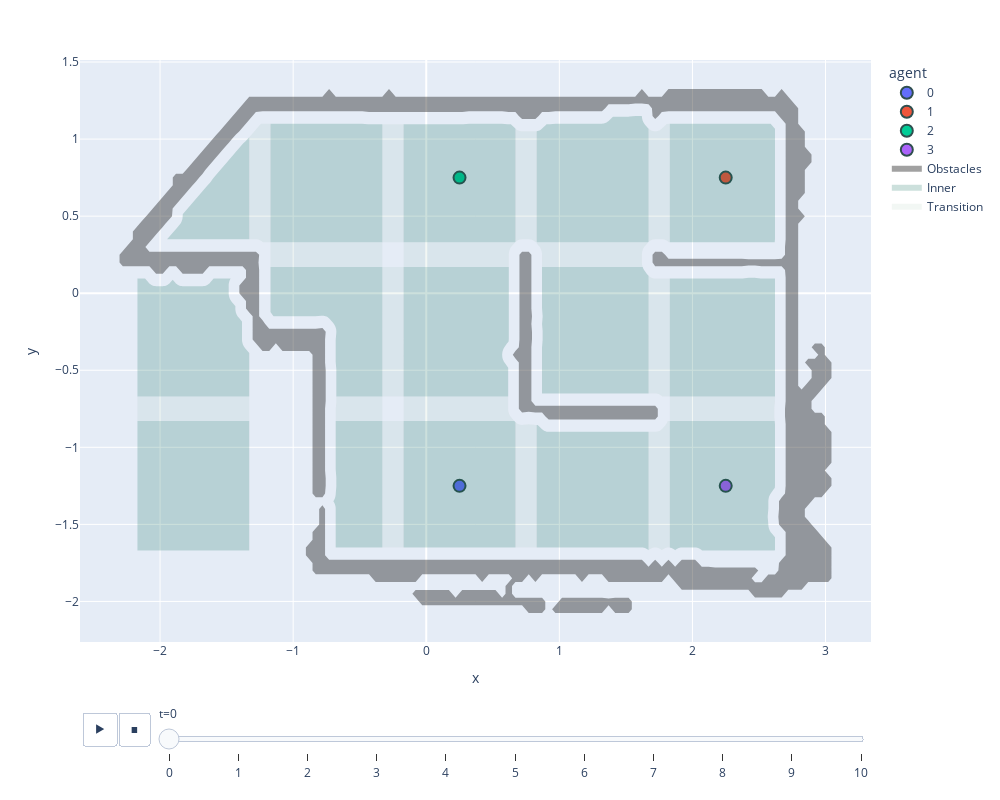

Notebook code for this chart:
### Code cell
import plotly.graph_objects as go


#df = pd.DataFrame(dict(x=[0], y=[0]))
fig = px.scatter(df, x="x", y="y", animation_frame='t', animation_group="agent", color="agent", hover_name="agent")
fig.update_traces(marker=dict(size=12,
                              line=dict(width=2,
                                        color='DarkSlateGrey')))
showlegend = True
#fig.update_layout(showlegend=False)
obs = env._obstacles.geoms
for o in obs:
    xy = o.exterior.xy
    fig.add_trace(go.Scatter(x=list(xy[0]), y=list(xy[1]), fill="toself", fillcolor="rgba(20,20,20,0.4)", name="Obstacles", showlegend=showlegend, mode="text"))
    showlegend = False
    
inner = [n['geometry'].inner for _, n in env.g.nodes(data=True)]
showlegend = True

for i in inner:
    xy = i.exterior.xy
    fig.add_trace(go.Scatter(x=list(xy[0]), y=list(xy[1]), fill="toself", fillcolor="rgba(0,100,80,0.2)", name="Inner", showlegend=showlegend, mode="text"))
    showlegend = False
    
inner = [n['geometry'].borderPoly for *_, n in env.g.edges(data=True)]
showlegend = True
for i in inner:
    xy = i.exterior.xy
    fig.add_trace(go.Scatter(x=list(xy[0]), y=list(xy[1]), fill="toself", fillcolor="rgba(0,100,40,0.05)", name="Transition", showlegend=showlegend, mode="text"))
    showlegend = False
fig.update_layout(width=1000, height=800)
fig.show()

### Figure 1 — Plotly figure (JSON) as saved in the notebook; plotly's stock layout.template omitted (floating-point values rounded to 4 significant figures; data arrays with more than 128 entries replaced by an {"elided": "..."} marker saying what was removed)
{"data": [{"hovertemplate": "<b>%{hovertext}</b><br><br>agent=0<br>t=0<br>x=%{x}<br>y=%{y}<extra></extra>", "hovertext": [0], "ids": [0], "legendgroup": "0", "marker": {"color": "#636efa", "line": {"color": "DarkSlateGrey", "width": 2}, "size": 12, "symbol": "circle"}, "mode": "markers", "name": "0", "orientation": "v", "showlegend": true, "type": "scatter", "x": [0.25], "xaxis": "x", "y": [-1.25], "yaxis": "y"}, {"hovertemplate": "<b>%{hovertext}</b><br><br>agent=1<br>t=0<br>x=%{x}<br>y=%{y}<extra></extra>", "hovertext": [1], "ids": [1], "legendgroup": "1", "marker": {"color": "#EF553B", "line": {"color": "DarkSlateGrey", "width": 2}, "size": 12, "symbol": "circle"}, "mode": "markers", "name": "1", "orientation": "v", "showlegend": true, "type": "scatter", "x": [2.25], "xaxis": "x", "y": [0.75], "yaxis": "y"}, {"hovertemplate": "<b>%{hovertext}</b><br><br>agent=2<br>t=0<br>x=%{x}<br>y=%{y}<extra></extra>", "hovertext": [2], "ids": [2], "legendgroup": "2", "marker": {"color": "#00cc96", "line": {"color": "DarkSlateGrey", "width": 2}, "size": 12, "symbol": "circle"}, "mode": "markers", "name": "2", "orientation": "v", "showlegend": true, "type": "scatter", "x": [0.25], "xaxis": "x", "y": [0.75], "yaxis": "y"}, {"hovertemplate": "<b>%{hovertext}</b><br><br>agent=3<br>t=0<br>x=%{x}<br>y=%{y}<extra></extra>", "hovertext": [3], "ids": [3], "legendgroup": "3", "marker": {"color": "#ab63fa", "line": {"color": "DarkSlateGrey", "width": 2}, "size": 12, "symbol": "circle"}, "mode": "markers", "name": "3", "orientation": "v", "showlegend": true, "type": "scatter", "x": [2.25], "xaxis": "x", "y": [-1.25], "yaxis": "y"}, {"fill": "toself", "fillcolor": "rgba(20,20,20,0.4)", "mode": "text", "name": "Obstacles", "showlegend": true, "type": "scatter", "x": [1.47, 1.42, 1.396, 1.37, 1.344, 1.32, 1.27, 1.22, 1.17, 1.12, 1.07, 1.02, 0.97, 0.9456, 0.97, 0.9956, 1.02, 1.07, 1.12, 1.17, 1.22, 1.27, 1.32, 1.37, 1.42, 1.47, 1.52, 1.544, 1.544, 1.52, 1.47], "y": [-2.074, -2.074, -2.05, -2.024, -2.05, -2.074, -2.074, -2.074, -2.074, -2.074, -2.074, -2.074, -2.074, -2.05, -2.026, -2, -1.976, -1.976, -1.976, -1.976, -1.976, -1.976, -1.976, -1.98, -1.976, -1.976, -1.976, -2, -2.05, -2.074, -2.074]}, {"fill": "toself", "fillcolor": "rgba(20,20,20,0.4)", "mode": "text", "name": "Obstacles", "showlegend": false, "type": "scatter", "x": {"elided": "841 float values"}, "y": {"elided": "841 float values"}}, {"fill": "toself", "fillcolor": "rgba(20,20,20,0.4)", "mode": "text", "name": "Obstacles", "showlegend": false, "type": "scatter", "x": [1.62, 1.57, 1.52, 1.47, 1.42, 1.37, 1.32, 1.27, 1.22, 1.17, 1.12, 1.07, 1.02, 0.97, 0.92, 0.8956, 0.87, 0.82, 0.77, 0.72, 0.6956, 0.6956, 0.6956, 0.6956, 0.6956, 0.6956, 0.6956, 0.67, 0.6503, 0.67, 0.6956, 0.7003, 0.7003, 0.7003, 0.7003, 0.7003, 0.7003, 0.7003, 0.7003, 0.7003, 0.7003, 0.7003, 0.7003, 0.72, 0.77, 0.7897, 0.7897, 0.7897, 0.7897, 0.7897, 0.7897, 0.7897, 0.7897, 0.7944, 0.7897, 0.7944, 0.7944, 0.7897, 0.7897, 0.7897, 0.7897, 0.7897, 0.7897, 0.7897, 0.7897, 0.82, 0.87, 0.92, 0.97, 1.02, 1.07, 1.12, 1.17, 1.22, 1.27, 1.32, 1.37, 1.42, 1.47, 1.52, 1.57, 1.62, 1.67, 1.72, 1.74, 1.74, 1.72, 1.67, 1.62], "y": [-0.8197, -0.8197, -0.8197, -0.8197, -0.8197, -0.8197, -0.8197, -0.8197, -0.8197, -0.8197, -0.8197, -0.8197, -0.8197, -0.8197, -0.8197, -0.8, -0.7744, -0.7744, -0.7697, -0.7744, -0.75, -0.7, -0.65, -0.6, -0.55, -0.5, -0.45, -0.4244, -0.4, -0.3756, -0.35, -0.3, -0.25, -0.2, -0.15, -0.1, -0.05, 0, 0.05, 0.1, 0.15, 0.2, 0.25, 0.2697, 0.2697, 0.25, 0.2, 0.15, 0.1, 0.05, 0, -0.05, -0.1, -0.15, -0.2, -0.25, -0.3, -0.35, -0.4, -0.45, -0.5, -0.55, -0.6, -0.65, -0.7, -0.7303, -0.7303, -0.7303, -0.7303, -0.7303, -0.7303, -0.7303, -0.7303, -0.7303, -0.7303, -0.7303, -0.7303, -0.7303, -0.7303, -0.7303, -0.7303, -0.7303, -0.7303, -0.7303, -0.75, -0.8, -0.8197, -0.8197, -0.8197]}, {"fill": "toself", "fillcolor": "rgba(0,100,80,0.2)", "mode": "text", "name": "Inner", "showlegend": true, "type": "scatter", "x": [-1.33, -1.33, -2.17, -2.17, -1.33], "y": [-0.83, -1.67, -1.67, -0.83, -0.83]}, {"fill": "toself", "fillcolor": "rgba(0,100,80,0.2)", "mode": "text", "name": "Inner", "showlegend": false, "type": "scatter", "x": [-1.947, -1.873, -1.854, -1.848, -1.844, -1.84, -1.836, -1.834, -1.832, -1.831, -1.829, -1.823, -1.799, -1.773, -1.749, -1.723, -1.699, -1.673, -1.649, -1.623, -1.618, -1.601, -1.523, -1.504, -1.473, -1.454, -1.423, -1.404, -1.376, -1.355, -1.349, -1.33, -1.33, -1.947], "y": [0.3497, 0.4237, 0.4434, 0.4493, 0.4556, 0.4624, 0.4696, 0.477, 0.4847, 0.4925, 0.5138, 0.519, 0.5434, 0.569, 0.5934, 0.619, 0.6434, 0.669, 0.6934, 0.719, 0.7254, 0.7464, 0.8237, 0.8434, 0.8737, 0.8934, 0.9237, 0.9434, 0.9707, 0.9877, 0.9934, 1.012, 0.3497, 0.3497]}, {"fill": "toself", "fillcolor": "rgba(0,100,80,0.2)", "mode": "text", "name": "Inner", "showlegend": false, "type": "scatter", "x": [-2.17, -2.113, -2.111, -2.087, -2.081, -2.074, -2.068, -2.061, -2.053, -2.046, -2.038, -2.03, -1.98, -1.972, -1.964, -1.957, -1.949, -1.942, -1.936, -1.929, -1.923, -1.905, -1.887, -1.881, -1.874, -1.868, -1.861, -1.853, -1.846, -1.838, -1.83, -1.68, -1.672, -1.664, -1.657, -1.649, -1.642, -1.636, -1.629, -1.623, -1.599, -1.597, -1.47, -1.471, -1.475, -1.478, -1.481, -1.483, -1.484, -1.484, -1.484, -1.484, -1.483, -1.481, -1.478, -1.475, -1.471, -1.466, -1.461, -1.437, -1.434, -1.434, -1.434, -1.433, -1.431, -1.428, -1.425, -1.421, -1.416, -1.411, -1.384, -1.384, -1.384, -1.383, -1.381, -1.378, -1.375, -1.371, -1.366, -1.361, -1.33, -1.33, -2.17, -2.17], "y": [0.09561, 0.09561, 0.09343, 0.06904, 0.06377, 0.05909, 0.05506, 0.0517, 0.04905, 0.04715, 0.04599, 0.04561, 0.04561, 0.04599, 0.04715, 0.04905, 0.0517, 0.05506, 0.05909, 0.06377, 0.06904, 0.08747, 0.06904, 0.06377, 0.05909, 0.05506, 0.0517, 0.04905, 0.04715, 0.04599, 0.04561, 0.04561, 0.04599, 0.04715, 0.04905, 0.0517, 0.05506, 0.05909, 0.06377, 0.06904, 0.09343, 0.09561, 0.09561, 0.09445, 0.08771, 0.08061, 0.07322, 0.06561, 0.05784, 0.05, 0, -0.007841, -0.01561, -0.02322, -0.03061, -0.03771, -0.04445, -0.05075, -0.05657, -0.08096, -0.08314, -0.1, -0.1078, -0.1156, -0.1232, -0.1306, -0.1377, -0.1444, -0.1508, -0.1566, -0.1831, -0.3, -0.3078, -0.3156, -0.3232, -0.3306, -0.3377, -0.3444, -0.3508, -0.3566, -0.3875, -0.67, -0.67, 0.09561]}, {"fill": "toself", "fillcolor": "rgba(0,100,80,0.2)", "mode": "text", "name": "Inner", "showlegend": false, "type": "scatter", "x": [1.83, 1.83, 2.618, 2.62, 2.62, 2.619, 2.613, 2.608, 2.588, 2.583, 2.58, 2.576, 2.574, 2.572, 2.571, 2.57, 2.57, 2.566, 2.566, 2.566, 2.571, 2.572, 2.574, 2.576, 2.58, 2.584, 2.588, 2.594, 2.62, 2.62, 2.617, 2.073, 2.07, 2.064, 2.057, 2.05, 2.043, 2.035, 2.028, 2.02, 1.92, 1.912, 1.905, 1.897, 1.89, 1.883, 1.876, 1.87, 1.864, 1.857, 1.85, 1.843, 1.835, 1.83], "y": [-1.651, -0.83, -0.83, -0.8538, -1.246, -1.264, -1.269, -1.275, -1.3, -1.306, -1.313, -1.32, -1.327, -1.335, -1.342, -1.35, -1.396, -1.443, -1.45, -1.457, -1.507, -1.515, -1.523, -1.53, -1.538, -1.544, -1.551, -1.557, -1.583, -1.667, -1.67, -1.67, -1.668, -1.663, -1.66, -1.656, -1.654, -1.652, -1.651, -1.65, -1.65, -1.651, -1.652, -1.654, -1.656, -1.66, -1.663, -1.668, -1.663, -1.66, -1.656, -1.654, -1.652, -1.651]}, {"fill": "toself", "fillcolor": "rgba(0,100,80,0.2)", "mode": "text", "name": "Inner", "showlegend": false, "type": "scatter", "x": [1.83, 2.587, 2.594, 2.613, 2.62, 2.62, 2.618, 1.83, 1.83], "y": [1.1, 1.1, 1.093, 1.074, 1.067, 0.3538, 0.33, 0.33, 1.1]}, {"fill": "toself", "fillcolor": "rgba(0,100,80,0.2)", "mode": "text", "name": "Inner", "showlegend": false, "type": "scatter", "x": [1.83, 1.83, 2.37, 2.377, 2.424, 2.466, 2.513, 2.52, 2.62, 2.62, 1.83], "y": [-0.67, 0.09561, 0.09561, 0.09596, 0.1003, 0.1003, 0.09596, 0.09561, 0.09561, -0.67, -0.67]}, {"fill": "toself", "fillcolor": "rgba(0,100,80,0.2)", "mode": "text", "name": "Inner", "showlegend": false, "type": "scatter", "x": [-0.6979, -0.6935, -0.6895, -0.6862, -0.6836, -0.6818, -0.6807, -0.676, -0.6756, -0.6756, -0.676, -0.6803, -0.6803, -0.33, -0.33, -0.6803, -0.6803, -0.6807, -0.6818, -0.6837, -0.6863, -0.6895, -0.6935, -0.6979], "y": [-1.35, -1.344, -1.337, -1.33, -1.323, -1.315, -1.307, -1.257, -1.25, -1.2, -1.193, -1.146, -0.83, -0.83, -1.65, -1.65, -1.4, -1.392, -1.385, -1.377, -1.37, -1.363, -1.356, -1.35]}, {"fill": "toself", "fillcolor": "rgba(0,100,80,0.2)", "mode": "text", "name": "Inner", "showlegend": false, "type": "scatter", "x": [-0.17, -0.17, 0.6625, 0.6634, 0.6692, 0.67, 0.67, -0.17], "y": [-1.65, -0.83, -0.83, -0.831, -0.8362, -0.8368, -1.65, -1.65]}, {"fill": "toself", "fillcolor": "rgba(0,100,80,0.2)", "mode": "text", "name": "Inner", "showlegend": false, "type": "scatter", "x": [0.83, 0.83, 0.8369, 0.839, 0.8454, 0.8698, 0.876, 0.8827, 0.8897, 0.897, 0.9046, 0.9123, 0.92, 1.67, 1.67, 1.664, 1.657, 1.65, 1.643, 1.635, 1.628, 1.62, 0.83], "y": [-1.65, -0.8544, -0.8544, -0.8566, -0.8623, -0.8819, -0.8865, -0.8905, -0.8937, -0.8963, -0.8982, -0.8993, -0.8997, -0.8997, -1.668, -1.663, -1.66, -1.656, -1.654, -1.652, -1.651, -1.65, -1.65]}, {"fill": "toself", "fillcolor": "rgba(0,100,80,0.2)", "mode": "text", "name": "Inner", "showlegend": false, "type": "scatter", "x": [0.83, 0.83, 0.8354, 0.843, 0.8503, 0.8573, 0.864, 0.8702, 0.8946, 0.901, 0.9031, 0.92, 0.9275, 0.9738, 1.32, 1.328, 1.335, 1.343, 1.35, 1.357, 1.364, 1.37, 1.395, 1.401, 1.403, 1.52, 1.527, 1.574, 1.616, 1.62, 1.621, 1.622, 1.624, 1.626, 1.63, 1.634, 1.638, 1.644, 1.663, 1.669, 1.67, 1.67, 1.669, 1.668, 0.83], "y": [0.33, 1.051, 1.052, 1.054, 1.056, 1.06, 1.063, 1.068, 1.088, 1.093, 1.096, 1.096, 1.096, 1.1, 1.1, 1.101, 1.102, 1.104, 1.106, 1.11, 1.113, 1.118, 1.138, 1.143, 1.146, 1.146, 1.146, 1.15, 1.15, 1.15, 1.143, 1.135, 1.127, 1.12, 1.112, 1.106, 1.099, 1.093, 1.074, 1.069, 1.068, 0.3321, 0.3315, 0.33, 0.33]}, {"fill": "toself", "fillcolor": "rgba(0,100,80,0.2)", "mode": "text", "name": "Inner", "showlegend": false, "type": "scatter", "x": [-0.17, 0.27, 0.2775, 0.3238, 0.5662, 0.6125, 0.62, 0.6369, 0.639, 0.6454, 0.6698, 0.67, 0.67, 0.6692, 0.6676, -0.17, -0.17], "y": [1.096, 1.096, 1.096, 1.1, 1.1, 1.096, 1.096, 1.096, 1.093, 1.088, 1.068, 1.068, 0.3321, 0.3315, 0.33, 0.33, 1.096]}, {"fill": "toself", "fillcolor": "rgba(0,100,80,0.2)", "mode": "text", "name": "Inner", "showlegend": false, "type": "scatter", "x": [-1.17, -0.4838, -0.4375, -0.43, -0.33, -0.33, -1.17, -1.17], "y": [1.1, 1.1, 1.096, 1.096, 1.096, 0.33, 0.33, 1.1]}, {"fill": "toself", "fillcolor": "rgba(0,100,80,0.2)", "mode": "text", "name": "Inner", "showlegend": false, "type": "scatter", "x": [0.8697, 0.8697, 0.874, 0.8744, 0.8744, 0.874, 0.87, 0.874, 0.8744, 0.874, 0.8697, 0.8697, 1.626, 1.626, 1.63, 1.633, 1.638, 1.658, 1.663, 1.669, 1.67, 1.67, 0.8697], "y": [-0.6503, -0.3538, -0.3075, -0.3, -0.25, -0.2425, -0.2, -0.1575, -0.15, -0.1425, -0.09624, 0.17, 0.17, 0.1697, 0.1627, 0.156, 0.1498, 0.1254, 0.1195, 0.1141, 0.1132, -0.6503, -0.6503]}, {"fill": "toself", "fillcolor": "rgba(0,100,80,0.2)", "mode": "text", "name": "Inner", "showlegend": false, "type": "scatter", "x": [-0.17, -0.17, 0.6203, 0.6203, 0.6187, 0.6134, 0.6077, 0.5881, 0.5835, 0.5795, 0.5763, 0.5737, 0.5718, 0.5707, 0.5703, 0.5707, 0.5718, 0.5737, 0.5763, 0.5795, 0.5835, 0.5881, 0.6077, 0.6134, 0.6156, 0.6156, -0.17], "y": [-0.67, 0.17, 0.17, -0.2962, -0.3138, -0.319, -0.3254, -0.3498, -0.356, -0.3627, -0.3697, -0.377, -0.3846, -0.3923, -0.4, -0.4077, -0.4154, -0.423, -0.4303, -0.4373, -0.444, -0.4502, -0.4746, -0.481, -0.4831, -0.67, -0.67]}, {"fill": "toself", "fillcolor": "rgba(0,100,80,0.2)", "mode": "text", "name": "Inner", "showlegend": false, "type": "scatter", "x": [-1.17, -1.17, -0.33, -0.33, -0.6756, -0.6756, -0.676, -0.6803, -0.6803, -0.676, -0.6756, -0.676, -0.6772, -0.6791, -0.6818, -0.6851, -0.6891, -0.6938, -0.699, -0.7234, -0.7292, -0.7355, -0.7422, -0.7492, -0.7566, -0.7642, -0.7719, -0.7797, -0.7875, -0.8338, -1.147, -1.151, -1.168, -1.17], "y": [-0.1229, 0.17, 0.17, -0.67, -0.67, -0.5, -0.4925, -0.4462, -0.3038, -0.2575, -0.2497, -0.2419, -0.2342, -0.2266, -0.2192, -0.2122, -0.2055, -0.1992, -0.1934, -0.169, -0.1638, -0.1591, -0.1551, -0.1518, -0.1491, -0.1472, -0.146, -0.1456, -0.146, -0.1503, -0.1503, -0.1464, -0.1254, -0.1229]}, {"fill": "toself", "fillcolor": "rgba(0,100,40,0.05)", "mode": "text", "name": "Transition", "showlegend": true, "type": "scatter", "x": [-1.33, -2.17, -2.17, -1.33, -1.33], "y": [-0.83, -0.83, -0.67, -0.67, -0.83]}, {"fill": "toself", "fillcolor": "rgba(0,100,40,0.05)", "mode": "text", "name": "Transition", "showlegend": false, "type": "scatter", "x": [-1.299, -1.273, -1.249, -1.244, -1.243, -1.226, -1.17, -1.17, -1.227, -1.23, -1.236, -1.243, -1.25, -1.257, -1.265, -1.272, -1.28, -1.33, -1.33, -1.323, -1.299], "y": [1.043, 1.069, 1.093, 1.099, 1.099, 1.1, 1.1, 0.33, 0.33, 0.3319, 0.3365, 0.3405, 0.3437, 0.3463, 0.3482, 0.3493, 0.3497, 0.3497, 1.012, 1.019, 1.043]}, {"fill": "toself", "fillcolor": "rgba(0,100,40,0.05)", "mode": "text", "name": "Transition", "showlegend": false, "type": "scatter", "x": [2.62, 2.616, 2.616, 2.616, 2.616, 2.62, 2.618, 1.83, 1.83, 2.62, 2.62], "y": [-0.6962, -0.7425, -0.75, -0.8, -0.8075, -0.8538, -0.83, -0.83, -0.67, -0.67, -0.6962]}, {"fill": "toself", "fillcolor": "rgba(0,100,40,0.05)", "mode": "text", "name": "Transition", "showlegend": false, "type": "scatter", "x": [1.72, 1.728, 1.736, 1.743, 1.751, 1.758, 1.764, 1.771, 1.777, 1.796, 1.802, 1.806, 1.81, 1.814, 1.814, 1.83, 1.83, 1.828, 1.82, 1.812, 1.805, 1.797, 1.79, 1.783, 1.776, 1.77, 1.764, 1.757, 1.75, 1.743, 1.735, 1.728, 1.72, 1.712, 1.705, 1.697, 1.69, 1.683, 1.676, 1.67, 1.664, 1.67, 1.67, 1.72], "y": [-0.8997, -0.8993, -0.8981, -0.8962, -0.8936, -0.8902, -0.8862, -0.8815, -0.8763, -0.8566, -0.8508, -0.8444, -0.8377, -0.8306, -0.83, -0.83, -1.651, -1.651, -1.65, -1.651, -1.652, -1.654, -1.656, -1.66, -1.663, -1.668, -1.663, -1.66, -1.656, -1.654, -1.652, -1.651, -1.65, -1.651, -1.652, -1.654, -1.656, -1.66, -1.663, -1.668, -1.663, -1.668, -0.8997, -0.8997]}, {"fill": "toself", "fillcolor": "rgba(0,100,40,0.05)", "mode": "text", "name": "Transition", "showlegend": false, "type": "scatter", "x": [1.675, 1.682, 1.689, 1.697, 1.704, 1.712, 1.72, 1.727, 1.735, 1.743, 1.75, 1.757, 1.764, 1.77, 1.795, 1.801, 1.806, 1.824, 1.83, 1.83, 1.823, 1.82, 1.814, 1.807, 1.8, 1.793, 1.785, 1.778, 1.77, 1.72, 1.712, 1.704, 1.697, 1.689, 1.682, 1.676, 1.669, 1.67, 1.67, 1.669, 1.675], "y": [1.064, 1.06, 1.056, 1.054, 1.052, 1.051, 1.05, 1.051, 1.052, 1.054, 1.056, 1.059, 1.063, 1.068, 1.088, 1.093, 1.099, 1.1, 1.1, 0.33, 0.33, 0.3319, 0.3365, 0.3405, 0.3437, 0.3463, 0.3482, 0.3493, 0.3497, 0.3497, 0.3493, 0.3481, 0.3462, 0.3436, 0.3402, 0.3362, 0.3315, 0.3321, 1.068, 1.069, 1.064]}, {"fill": "toself", "fillcolor": "rgba(0,100,40,0.05)", "mode": "text", "name": "Transition", "showlegend": false, "type": "scatter", "x": [1.675, 1.682, 1.689, 1.697, 1.704, 1.712, 1.72, 1.83, 1.83, 1.772, 1.771, 1.764, 1.758, 1.751, 1.743, 1.736, 1.728, 1.72, 1.67, 1.67, 1.675], "y": [0.1093, 0.1052, 0.1018, 0.09912, 0.09718, 0.096, 0.09561, 0.09561, -0.67, -0.67, -0.6685, -0.6638, -0.6598, -0.6564, -0.6538, -0.6519, -0.6507, -0.6503, -0.6503, 0.1132, 0.1093]}, {"fill": "toself", "fillcolor": "rgba(0,100,40,0.05)", "mode": "text", "name": "Transition", "showlegend": false, "type": "scatter", "x": [-0.33, -0.33, -0.17, -0.17, -0.33], "y": [-1.65, -0.83, -0.83, -1.65, -1.65]}, {"fill": "toself", "fillcolor": "rgba(0,100,40,0.05)", "mode": "text", "name": "Transition", "showlegend": false, "type": "scatter", "x": [-0.33, -0.6803, -0.6803, -0.676, -0.6756, -0.6756, -0.33, -0.33], "y": [-0.83, -0.83, -0.7538, -0.7075, -0.7, -0.67, -0.67, -0.83]}, {"fill": "toself", "fillcolor": "rgba(0,100,40,0.05)", "mode": "text", "name": "Transition", "showlegend": false, "type": "scatter", "x": [0.6822, 0.6892, 0.6966, 0.7042, 0.7119, 0.7197, 0.7275, 0.7575, 0.77, 0.8125, 0.82, 0.83, 0.83, 0.67, 0.67, 0.6692, 0.6755, 0.6822], "y": [-0.8449, -0.8482, -0.8509, -0.8528, -0.854, -0.8544, -0.854, -0.8512, -0.85, -0.854, -0.8544, -0.8544, -1.65, -1.65, -0.8368, -0.8362, -0.8409, -0.8449]}, {"fill": "toself", "fillcolor": "rgba(0,100,40,0.05)", "mode": "text", "name": "Transition", "showlegend": false, "type": "scatter", "x": [0.6156, 0.616, 0.6171, 0.6191, 0.6217, 0.6251, 0.6291, 0.6338, 0.639, 0.6625, -0.17, -0.17, 0.6156, 0.6156], "y": [-0.75, -0.7578, -0.7656, -0.7732, -0.7806, -0.7877, -0.7944, -0.8008, -0.8066, -0.83, -0.83, -0.67, -0.67, -0.75]}, {"fill": "toself", "fillcolor": "rgba(0,100,40,0.05)", "mode": "text", "name": "Transition", "showlegend": false, "type": "scatter", "x": [0.676, 0.6827, 0.6897, 0.697, 0.7046, 0.7123, 0.72, 0.82, 0.8277, 0.8354, 0.83, 0.83, 0.8224, 0.8208, 0.8144, 0.8077, 0.8006, 0.7932, 0.7856, 0.7778, 0.77, 0.72, 0.7122, 0.7044, 0.6968, 0.6894, 0.6823, 0.6756, 0.6692, 0.67, 0.67, 0.6698, 0.676], "y": [1.063, 1.06, 1.056, 1.054, 1.052, 1.051, 1.05, 1.05, 1.051, 1.052, 1.051, 0.33, 0.33, 0.3315, 0.3362, 0.3402, 0.3436, 0.3462, 0.3481, 0.3493, 0.3497, 0.3497, 0.3493, 0.3481, 0.3462, 0.3436, 0.3402, 0.3362, 0.3315, 0.3321, 1.068, 1.068, 1.063]}, {"fill": "toself", "fillcolor": "rgba(0,100,40,0.05)", "mode": "text", "name": "Transition", "showlegend": false, "type": "scatter", "x": [1.668, 1.663, 1.644, 1.638, 1.634, 1.63, 1.626, 1.624, 1.622, 1.621, 1.62, 1.62, 1.621, 1.622, 1.624, 1.626, 0.8697, 0.8697, 0.8693, 0.8681, 0.8662, 0.8636, 0.8602, 0.8562, 0.8515, 0.8463, 0.83, 0.83, 1.668], "y": [0.33, 0.3263, 0.3066, 0.3008, 0.2944, 0.2877, 0.2806, 0.2732, 0.2656, 0.2578, 0.25, 0.2, 0.1923, 0.1846, 0.177, 0.17, 0.17, 0.25, 0.2578, 0.2656, 0.2732, 0.2806, 0.2877, 0.2944, 0.3008, 0.3066, 0.3228, 0.33, 0.33]}, {"fill": "toself", "fillcolor": "rgba(0,100,40,0.05)", "mode": "text", "name": "Transition", "showlegend": false, "type": "scatter", "x": [-0.17, -0.17, -0.33, -0.33, -0.17], "y": [1.096, 0.33, 0.33, 1.096, 1.096]}, {"fill": "toself", "fillcolor": "rgba(0,100,40,0.05)", "mode": "text", "name": "Transition", "showlegend": false, "type": "scatter", "x": [0.6437, 0.6385, 0.6338, 0.6298, 0.6264, 0.6238, 0.6219, 0.6207, 0.6203, 0.6203, -0.17, -0.17, 0.6676, 0.6692, 0.6634, 0.6437], "y": [0.3066, 0.3008, 0.2944, 0.2877, 0.2806, 0.2732, 0.2656, 0.2578, 0.25, 0.17, 0.17, 0.33, 0.33, 0.3315, 0.3263, 0.3066]}, {"fill": "toself", "fillcolor": "rgba(0,100,40,0.05)", "mode": "text", "name": "Transition", "showlegend": false, "type": "scatter", "x": [-0.33, -0.33, -1.17, -1.17, -0.33], "y": [0.33, 0.17, 0.17, 0.33, 0.33]}, {"fill": "toself", "fillcolor": "rgba(0,100,40,0.05)", "mode": "text", "name": "Transition", "showlegend": false, "type": "scatter", "x": [-0.17, -0.17, -0.33, -0.33, -0.17], "y": [0.17, -0.67, -0.67, 0.17, 0.17]}], "layout": {"height": 800, "legend": {"title": {"text": "agent"}, "tracegroupgap": 0}, "margin": {"t": 60}, "sliders": [{"active": 0, "currentvalue": {"prefix": "t="}, "len": 0.9, "pad": {"b": 10, "t": 60}, "steps": [{"args": [["0"], {"frame": {"duration": 0, "redraw": false}, "fromcurrent": true, "mode": "immediate", "transition": {"duration": 0, "easing": "linear"}}], "label": "0", "method": "animate"}, {"args": [["1"], {"frame": {"duration": 0, "redraw": false}, "fromcurrent": true, "mode": "immediate", "transition": {"duration": 0, "easing": "linear"}}], "label": "1", "method": "animate"}, {"args": [["2"], {"frame": {"duration": 0, "redraw": false}, "fromcurrent": true, "mode": "immediate", "transition": {"duration": 0, "easing": "linear"}}], "label": "2", "method": "animate"}, {"args": [["3"], {"frame": {"duration": 0, "redraw": false}, "fromcurrent": true, "mode": "immediate", "transition": {"duration": 0, "easing": "linear"}}], "label": "3", "method": "animate"}, {"args": [["4"], {"frame": {"duration": 0, "redraw": false}, "fromcurrent": true, "mode": "immediate", "transition": {"duration": 0, "easing": "linear"}}], "label": "4", "method": "animate"}, {"args": [["5"], {"frame": {"duration": 0, "redraw": false}, "fromcurrent": true, "mode": "immediate", "transition": {"duration": 0, "easing": "linear"}}], "label": "5", "method": "animate"}, {"args": [["6"], {"frame": {"duration": 0, "redraw": false}, "fromcurrent": true, "mode": "immediate", "transition": {"duration": 0, "easing": "linear"}}], "label": "6", "method": "animate"}, {"args": [["7"], {"frame": {"duration": 0, "redraw": false}, "fromcurrent": true, "mode": "immediate", "transition": {"duration": 0, "easing": "linear"}}], "label": "7", "method": "animate"}, {"args": [["8"], {"frame": {"duration": 0, "redraw": false}, "fromcurrent": true, "mode": "immediate", "transition": {"duration": 0, "easing": "linear"}}], "label": "8", "method": "animate"}, {"args": [["9"], {"frame": {"duration": 0, "redraw": false}, "fromcurrent": true, "mode": "immediate", "transition": {"duration": 0, "easing": "linear"}}], "label": "9", "method": "animate"}, {"args": [["10"], {"frame": {"duration": 0, "redraw": false}, "fromcurrent": true, "mode": "immediate", "transition": {"duration": 0, "easing": "linear"}}], "label": "10", "method": "animate"}], "x": 0.1, "xanchor": "left", "y": 0, "yanchor": "top"}], "updatemenus": [{"buttons": [{"args": [null, {"frame": {"duration": 500, "redraw": false}, "fromcurrent": true, "mode": "immediate", "transition": {"duration": 500, "easing": "linear"}}], "label": "&#9654;", "method": "animate"}, {"args": [[null], {"frame": {"duration": 0, "redraw": false}, "fromcurrent": true, "mode": "immediate", "transition": {"duration": 0, "easing": "linear"}}], "label": "&#9724;", "method": "animate"}], "direction": "left", "pad": {"r": 10, "t": 70}, "showactive": false, "type": "buttons", "x": 0.1, "xanchor": "right", "y": 0, "yanchor": "top"}], "width": 1000, "xaxis": {"anchor": "y", "domain": [0, 1], "title": {"text": "x"}}, "yaxis": {"anchor": "x", "domain": [0, 1], "title": {"text": "y"}}}}
